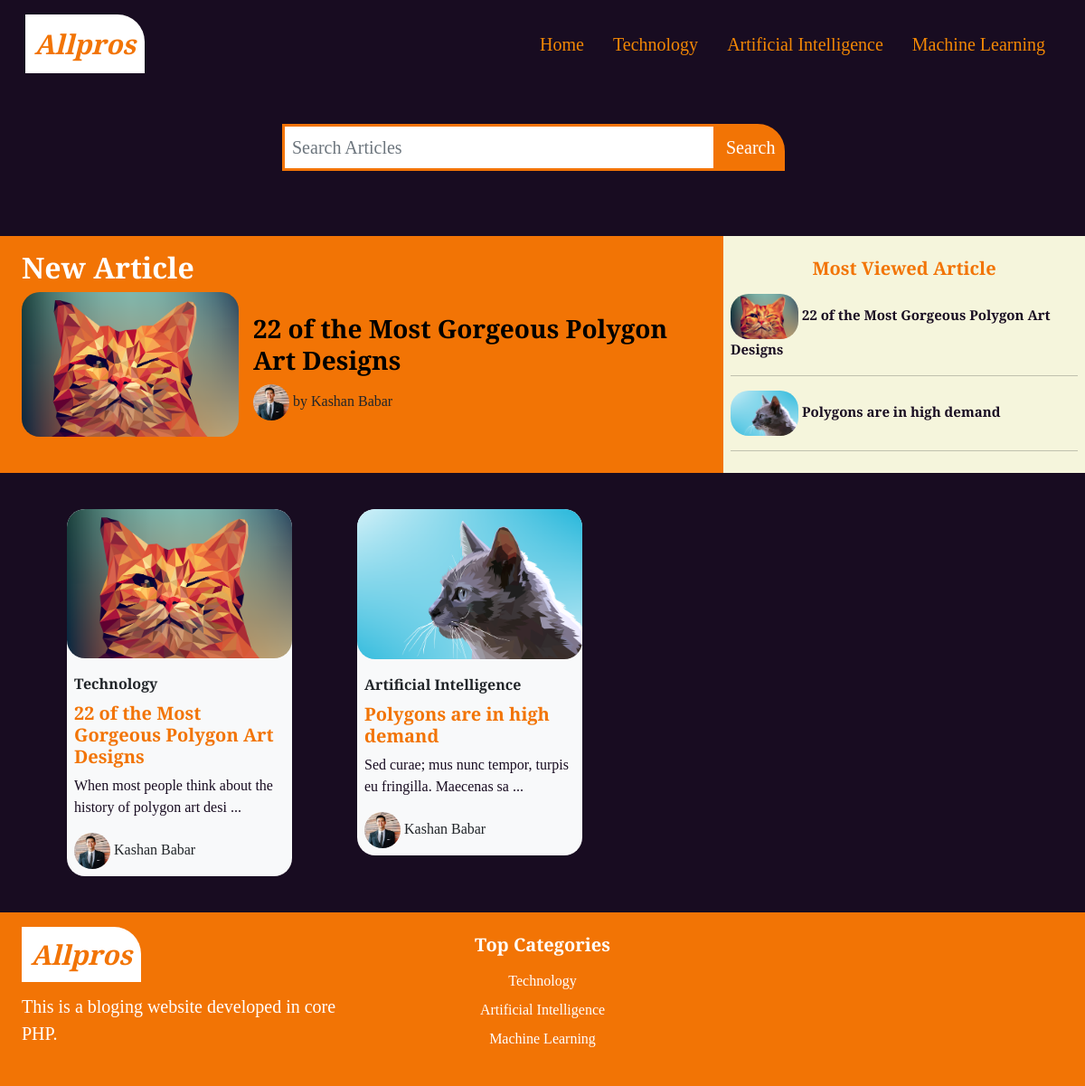
The page / on the database its author committed.
### tables this page shows
CREATE TABLE `categories` (
  `category_id` int(11) NOT NULL,
  `category_name` varchar(150) NOT NULL
);

CREATE TABLE `posts` (
  `post_id` int(11) NOT NULL,
  `title` varchar(255) DEFAULT NULL,
  `post_img` varchar(255) DEFAULT NULL,
  `category` int(11) DEFAULT NULL,
  `post_date` date DEFAULT NULL,
  `post_views` int(11) DEFAULT NULL,
  `description` varchar(8000) DEFAULT NULL,
  `author_Id_FK` int(11) NOT NULL
);

### index.php (the view, shortened to what this page needs)
<!DOCTYPE html>
<html lang="en">
<head>
    <link href="https://cdn.jsdelivr.net/npm/bootstrap@5.0.2/dist/css/bootstrap.min.css" rel="stylesheet">
    <link rel="stylesheet" href="css/menu_style.css">
    <link rel="stylesheet" href="css/footer_style.css">
    <link rel="stylesheet" href="css/index_style.css" type="text/css">
</head>
<body>
    <?php include("menu.php") ?>
    <div class=" col-md-6 ms-auto me-auto mt-3 p-3">
        <form action="" method="post">
            <div class=" row p-2">
                <div class=" col-10 p-0">
                    <input class=" form-control p-2 search-input" type="text" name="search" id="" placeholder="Search Articles">
                </div>
                <div class=" col-2 p-0">
                    <button class=" p-2 search-btn" type="submit" name="search_btn">Search</button>
                </div>
            </div>
        </form>
    </div>
    <div class="container-fluid mt-5">
        <div class=" row">
            <div class=" col-sm-12 col-md-8 p-3 trending-div">
                <?php
                    $p_query= "SELECT * from posts ORDER BY post_id DESC LIMIT 1";
                    $p_execute= mysqli_query($connect, $p_query);
                    $p_data= mysqli_fetch_array($p_execute);
                ?>
                <div class="row">
                    <h2 class="trending-heading ms-2">New Article</h2>
                    <div class=" col-sm-4 col-md-4">
                        <a href="post.php?post_id=<?php echo $p_data['post_id'] ?>"><img class=" ms-2 article-image-round" src="imgs/<?php echo $p_data['post_img'] ?>" name="trendImage" alt="Article Image" width="100%"></a>
                    </div>
                    <div class=" col-sm-8 col-md-8">
                        <h3 class=" mt-md-4 mt-sm-2"><a class="article-heading" id="trendHeading" href="post.php?post_id=<?php echo $p_data['post_id'] ?>"><?php echo $p_data['title'] ?></h3>
                        <div>
                            <?php
                                $admin_query= "SELECT full_name, profile_img FROM admin_users WHERE user_id='".$p_data['author_Id_FK']."'";
                                $admin_execute= mysqli_query($connect, $admin_query);
                                $admin_rows= mysqli_fetch_array($admin_execute);
                            ?>
                            <a><img class=" rounded-circle" src="admin/profiles/<?php echo $admin_rows['profile_img']?>" alt="Auhtor Image" width="40px"></a>
                            <span>by <a class=" text-decoration-none text-dark"><?php echo $admin_rows['full_name']?></a></span>
                        </div>
                    </div>
                </div>
            </div>
            <div class=" col-md-4 p-2 viewed-article-div d-none d-sm-none d-md-block">
                <h5 class=" text-center mt-3 weight-700 viewed-heading">Most Viewed Article</h5>
                <?php
                    $most_view_query= "SELECT post_id, post_img, title FROM posts ORDER BY post_views DESC LIMIT 2";
                    $most_view_execute= mysqli_query($connect, $most_view_query);
                    while($rows= mysqli_fetch_array($most_view_execute)) {
                ?>
                <div class=" col-12 mt-3">
                    <img class=" article-image-round" src="imgs/<?php echo $rows['post_img']?>" alt="Side Article Image" width="75px">
                    <a class="side-article-heading" href="post.php?post_id=<?php echo $rows['post_id']?>"><?php echo $rows['title']?></a>
                </div>
                <hr>
                <?php } ?>
            </div>
        </div>
    </div>
    <div class=" container-fluid new-article-fluid-div mt-4">
        <div class=" row">
            <?php
                $new_post_query= "SELECT * FROM posts ORDER BY post_id DESC";
                $new_post_execute= mysqli_query($connect, $new_post_query);
                while($rows= mysqli_fetch_array($new_post_execute)) {
            ?>
            <div class="new-article-bg article-image-round p-3 col-sm-5 col-md-3">
                <div class="content-div col-12 bg-light article-image-round">
                    <a href="post.php?post_id=<?php echo $rows['post_id']?>"><img class=" article-image-round" src="imgs/<?php echo $rows['post_img'] ?>" alt="New Article Image" width="100%"></a>
                    <div class=" p-2 mt-2">
                        <?php
                            $cat_query= "SELECT * FROM categories WHERE category_id='".$rows['category']."'";
                            $cat_execute= mysqli_query($connect, $cat_query);
                            while($cat_rows= mysqli_fetch_array($cat_execute)) {
                        ?>
                        <span class=" mt-2 text-dark-themed weight-600"><a class=" text-decoration-none text-dark" href="category.php?category_id=<?php echo $rows['category'] ?>"><?php echo $cat_rows['category_name'] ?></a></span>
                        <?php } ?>
                        <h5 class=" mt-2"><a href="post.php?post_id=<?php echo $rows['post_id']?>" class="new-article-heading  weight-800"><?php echo $rows['title'] ?></a></h5>
                        <p class=" text-dark-themed weight-500"><?php echo substr($rows['description'], 0, 60) ?> ... </p>
                        <?php
                            $admin_query= "SELECT full_name, profile_img FROM admin_users WHERE user_id='".$rows['author_Id_FK']."'";
                            $admin_execute= mysqli_query($connect, $admin_query);
                            while($admin_rows= mysqli_fetch_array($admin_execute)) {
                        ?>
                        <img class=" rounded-circle" src="admin/profiles/<?php echo $admin_rows['profile_img'] ?>" alt="Author Image" width="40"> <span class="text-black"><?php echo $admin_rows['full_name'] ?></span>
                        <br>
                        <?php } ?>
                    </div>
                </div>
            </div>
            <?php } ?>
        </div>
    </div>
    <?php include("footer.php") ?>
</body>
</html>

### menu.php (shortened to what this page needs)
<?php
    $connect= mysqli_connect("localhost", "root", "", "allpros_db");
?>
<nav class="navbar navbar-expand-lg p-3">
        <div class="container-fluid">
            <a class="navbar-brand menu-logo" href="index.php">Allpros</a>
            <div class=" collapse navbar-collapse" id="navbarNavDropdown">
                <ul class="navbar-nav ms-auto ">
                    <li class="nav-item">
                        <a class="nav-link mx-2 active" aria-current="page" href="index.php">Home</a>
                    </li>
                    <?php
                        $all_cat_query= "SELECT * FROM categories";
                        $all_cat_execute= mysqli_query($connect, $all_cat_query);
                        while($rows= mysqli_fetch_array($all_cat_execute)) {
                    ?>
                    <li class="nav-item">
                        <a class="nav-link mx-2" href="category.php?category_id=<?php echo $rows['category_id']?>"><?php echo $rows['category_name'] ?></a>
                    </li>
                    <?php } ?>
                </ul>
            </div>
        </div>
    </nav>

### footer.php (shortened to what this page needs)
<?php
    $connect= mysqli_connect("localhost", "root", "", "allpros_db");
?>
<div class=" col-12 footer-bg p-4 mt-4">
    <div class=" row">
        <div class=" col-md-4">
            <a class="footer-logo" href="index.php  ">Allpros</a>
            <p class="footer-desc">This is a bloging website developed in core PHP.</p>
        </div>
        <div class=" col-md-4 d-sm-none d-none d-md-block">
            <h5 class=" weight-600 text-white text-center">Top Categories</h5>
            <ul class="footer-list text-center list-unstyled mt-3">
                <?php
                    $all_cat_query= "SELECT * FROM categories";
                    $all_cat_execute= mysqli_query($connect, $all_cat_query);
                    while($rows= mysqli_fetch_array($all_cat_execute)) {
                ?>
                <li class=" mt-2"><a class=" text-white text-decoration-none" href="category.php?category_id=<?php echo $rows['category_id']?>"><?php echo $rows['category_name']?></a></li>
                <?php } ?>
            </ul>
        </div>
        <div class=" col-md-4">
        </div>
    </div>
</div>

### css/menu_style.css (style rules this page uses)
* { margin: 0px; padding: 0px; font-family: 'Playfair Display', serif; }
body { background-color: #180C21; overflow-x: hidden; }
.weight-500 { font-weight: 500; }
.weight-600 { font-weight: 600; }
.weight-700 { font-weight: 700; }
.weight-800 { font-weight: 800; }
.text-dark-themed { color: #180C21; }
.menu-logo { color: #F27405; font-weight: 900; font-style: oblique; font-size: 30px; background-color: white; padding: 10px; border-top-right-radius: 30px; }
.nav-link { color: #F28705; font-size: 20px; font-weight: 500; }

### css/footer_style.css (style rules this page uses)
.footer-bg { background-color: #F27405; }
.footer-logo { color: #F27405; font-weight: 900; font-style: oblique; font-size: 30px; background-color: white; padding: 10px; text-decoration: none; border-top-right-radius: 30px; }
.footer-desc { color: white; margin-top: 20px; font-weight: 400; font-size: 20px; }

### css/index_style.css (style rules this page uses)
.search-input { border: 3px solid #F27405; font-size: 20px; font-weight: 500; border-radius: 0px; }
.search-input:enabled { border: 3px solid #F27405; }
.search-btn { background-color: #F27405; border: 3px solid #F27405; border-radius: 0px; color: white; font-size: 20px; border-top-right-radius: 30px; font-weight: 500; }
.trending-heading { font-weight: 700; color: white; }
.trending-div { background-color: #F27405; }
.article-image-round { border-radius: 20px; }
.article-heading { font-weight: 900; text-decoration: none; color: black; }
.viewed-article-div { background-color: beige; }
.viewed-heading { color: #F27405; }
.side-article-heading { font-weight: 600; color: #180C21; font-size: 15px; text-decoration: none; }
.new-article-heading { color: #F27405; text-decoration: none; }
.new-article-fluid-div { padding-left: 50px; padding-right: 50px; }
.new-article-bg { margin-left: 20px; margin-right: 20px; }

### rows shown on the page
categories: category_name "Technology"
categories: category_name "Artificial Intelligence"
categories: category_name "Machine Learning"
posts: post_img (picture), title "22 of the Most Gorgeous Polygon Art Designs", description "When most people think about the history of polygon art desi"
posts: post_img (picture), title "Polygons are in high demand", description "Sed curae; mus nunc tempor, turpis eu fringilla. Maecenas sa"

### other values the page prints
$admin_rows['full_name'] "Kashan Babar"
